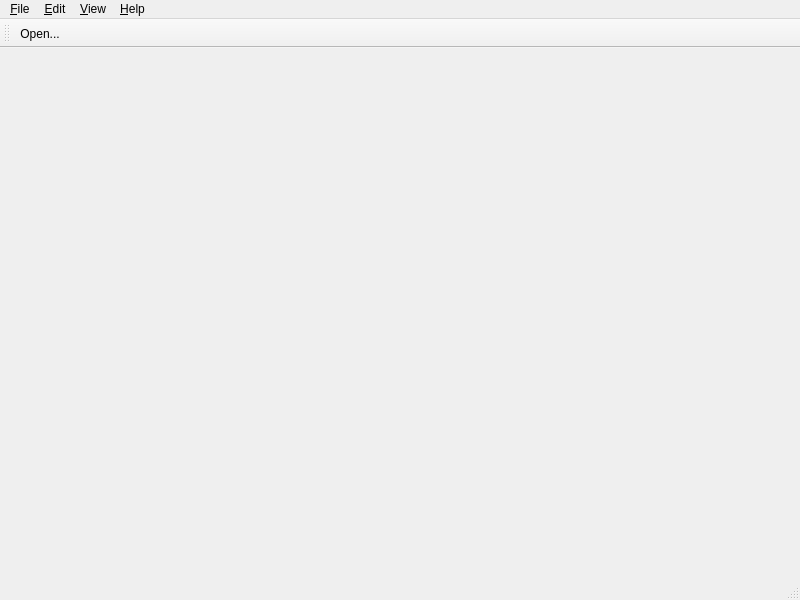
<?xml version="1.0" encoding="UTF-8"?>
<ui version="4.0">
 <class>mvd::MainWindow</class>
 <widget class="QMainWindow" name="mvd::MainWindow">
  <property name="geometry">
   <rect>
    <x>0</x>
    <y>0</y>
    <width>800</width>
    <height>600</height>
   </rect>
  </property>
  <property name="windowTitle">
   <string>Main window</string>
  </property>
  <property name="locale">
   <locale language="C" country="AnyCountry"/>
  </property>
  <widget class="QWidget" name="m_CentralWidget"/>
  <widget class="QMenuBar" name="m_MenuBar">
   <property name="geometry">
    <rect>
     <x>0</x>
     <y>0</y>
     <width>800</width>
     <height>23</height>
    </rect>
   </property>
   <widget class="QMenu" name="menu_File">
    <property name="title">
     <string>&amp;File</string>
    </property>
    <addaction name="action_Open"/>
    <addaction name="separator"/>
    <addaction name="action_Quit"/>
   </widget>
   <widget class="QMenu" name="menu_Help">
    <property name="title">
     <string>&amp;Help</string>
    </property>
    <addaction name="action_About"/>
   </widget>
   <widget class="QMenu" name="menu_View">
    <property name="title">
     <string>&amp;View</string>
    </property>
    <addaction name="action_Quicklook"/>
    <addaction name="action_ColorSetup"/>
    <addaction name="action_ColorDynamics"/>
   </widget>
   <widget class="QMenu" name="menu_Edit">
    <property name="title">
     <string>&amp;Edit</string>
    </property>
    <addaction name="action_Preferences"/>
   </widget>
   <addaction name="menu_File"/>
   <addaction name="menu_Edit"/>
   <addaction name="menu_View"/>
   <addaction name="menu_Help"/>
  </widget>
  <widget class="QStatusBar" name="m_StatusBar"/>
  <widget class="QToolBar" name="m_ToolBar">
   <property name="windowTitle">
    <string>Main toolbar</string>
   </property>
   <attribute name="toolBarArea">
    <enum>TopToolBarArea</enum>
   </attribute>
   <attribute name="toolBarBreak">
    <bool>false</bool>
   </attribute>
   <addaction name="action_Open"/>
  </widget>
  <action name="action_Quit">
   <property name="text">
    <string>&amp;Quit</string>
   </property>
   <property name="toolTip">
    <string>Quit application.</string>
   </property>
   <property name="shortcut">
    <string>Ctrl+Q</string>
   </property>
  </action>
  <action name="action_Open">
   <property name="icon">
    <iconset resource="mvdMainWindow.qrc">
     <normaloff>:/icons/action_Open_Icon</normaloff>:/icons/action_Open_Icon</iconset>
   </property>
   <property name="text">
    <string>&amp;Open...</string>
   </property>
   <property name="iconText">
    <string>Open...</string>
   </property>
   <property name="toolTip">
    <string>Open file.</string>
   </property>
   <property name="shortcut">
    <string>Ctrl+O</string>
   </property>
  </action>
  <action name="action_About">
   <property name="text">
    <string>&amp;About...</string>
   </property>
   <property name="iconText">
    <string>About...</string>
   </property>
   <property name="toolTip">
    <string>About...</string>
   </property>
  </action>
  <action name="action_Preferences">
   <property name="text">
    <string>Prefere&amp;nces</string>
   </property>
  </action>
  <action name="action_Quicklook">
   <property name="checkable">
    <bool>true</bool>
   </property>
   <property name="checked">
    <bool>true</bool>
   </property>
   <property name="text">
    <string>Quicklook</string>
   </property>
   <property name="toolTip">
    <string>Quicklook (show/hide).</string>
   </property>
  </action>
  <action name="action_ColorSetup">
   <property name="checkable">
    <bool>true</bool>
   </property>
   <property name="checked">
    <bool>true</bool>
   </property>
   <property name="text">
    <string>Video color setup</string>
   </property>
   <property name="toolTip">
    <string>Video color setup (show/hide).</string>
   </property>
  </action>
  <action name="action_ColorDynamics">
   <property name="checkable">
    <bool>true</bool>
   </property>
   <property name="checked">
    <bool>true</bool>
   </property>
   <property name="text">
    <string>Video color dynamics</string>
   </property>
   <property name="toolTip">
    <string>Video color dynamics (show/hide).</string>
   </property>
  </action>
 </widget>
 <resources>
  <include location="mvdMainWindow.qrc"/>
 </resources>
 <connections/>
</ui>
